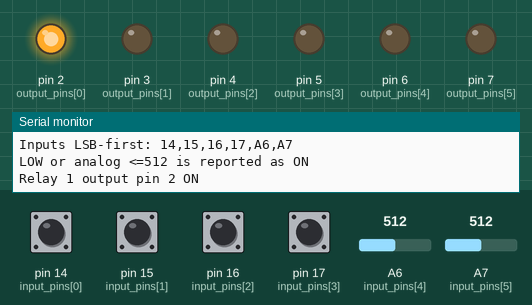
A sketch run on a simulated Arduino Nano, built with avr-gcc and run on an emulated ATmega328P. On the bench: output pins drawn as LEDs (lit = HIGH), the last lines printed to the serial monitor. Inputs (shaded band) come from the test bench; at power-on: pin 14 (input_pins[0]), pin 15 (input_pins[1]), pin 16 (input_pins[2]), pin 17 (input_pins[3]) HIGH, A6 (input_pins[4]) = 512, A7 (input_pins[5]) = 512.

Above: at 0.1 s.
At 0.9 s:
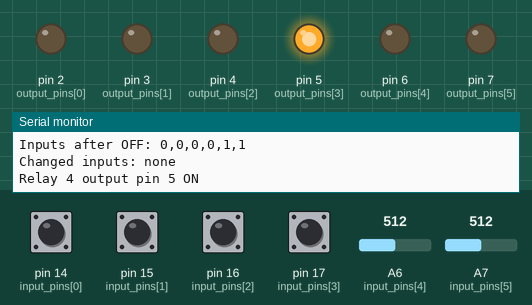
At 1.6 s:
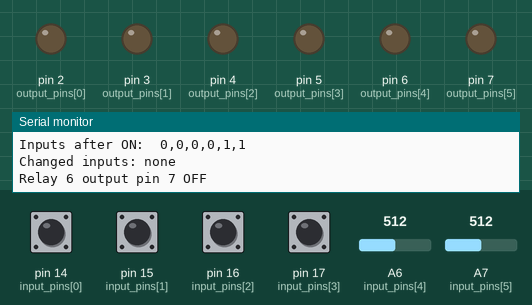
Timing chart, 0 to 3.1 s (numbered marks = the images above):
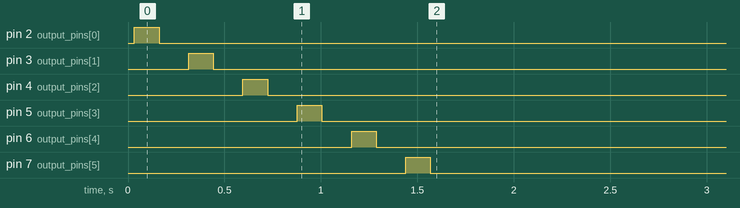

The sketch:

simple_relay_test.ino
```cpp
#define RELAY_COUNT 6
#define SETTLE_TIME_MS 100
#define SAMPLE_COUNT 5
#define SAMPLE_INTERVAL_MS 5

static const byte output_pins[RELAY_COUNT] = { 2, 3, 4, 5, 6, 7 };
static const byte input_pins[RELAY_COUNT] = { 14, 15, 16, 17, A6, A7 };

unsigned char read_inputs() {
  unsigned char input_word = 0;
  for (byte index = 0; index < RELAY_COUNT; index++) {
    bool input_bit = index < 4 ? digitalRead(input_pins[index]) == LOW : analogRead(input_pins[index]) <= 512;
    input_word |= input_bit << index;
  }
  return input_word;
}

unsigned char stable_input_sample() {
  unsigned int input_totals[RELAY_COUNT] = { 0, 0, 0, 0, 0, 0 };
  for (byte sample = 0; sample < SAMPLE_COUNT; sample++) {
    unsigned char input_word = read_inputs();
    for (byte index = 0; index < RELAY_COUNT; index++) input_totals[index] += (input_word >> index) & 1;
    delay(SAMPLE_INTERVAL_MS);
  }
  unsigned char stable_word = 0;
  for (byte index = 0; index < RELAY_COUNT; index++) {
    if (input_totals[index] >= (SAMPLE_COUNT + 1) / 2) stable_word |= 1 << index;
  }
  return stable_word;
}

void print_input_word(const __FlashStringHelper* label, unsigned char input_word) {
  Serial.print(label);
  for (byte index = 0; index < RELAY_COUNT; index++) {
    Serial.print((input_word >> index) & 1);
    if (index < RELAY_COUNT - 1) Serial.print(',');
  }
  Serial.println();
}

void print_changed_inputs(unsigned char before, unsigned char after) {
  bool any_change = false;
  Serial.print(F("Changed inputs: "));
  for (byte index = 0; index < RELAY_COUNT; index++) {
    if (((before >> index) & 1) != ((after >> index) & 1)) {
      if (any_change) Serial.print(F(", "));
      Serial.print(input_pins[index]);
      any_change = true;
    }
  }
  if (!any_change) Serial.print(F("none"));
  Serial.println();
}

void test_relay(byte relay_index) {
  unsigned char before = stable_input_sample();
  Serial.print(F("Relay ")); Serial.print(relay_index + 1); Serial.print(F(" output pin ")); Serial.print(output_pins[relay_index]); Serial.println(F(" ON"));
  digitalWrite(output_pins[relay_index], HIGH);
  delay(SETTLE_TIME_MS);
  unsigned char after_on = stable_input_sample();
  print_input_word(F("Inputs after ON:  "), after_on);
  print_changed_inputs(before, after_on);

  Serial.print(F("Relay ")); Serial.print(relay_index + 1); Serial.print(F(" output pin ")); Serial.print(output_pins[relay_index]); Serial.println(F(" OFF"));
  digitalWrite(output_pins[relay_index], LOW);
  delay(SETTLE_TIME_MS);
  unsigned char after_off = stable_input_sample();
  print_input_word(F("Inputs after OFF: "), after_off);
  print_changed_inputs(after_on, after_off);
  Serial.println();
}

void setup() {
  Serial.begin(115200);
  for (byte index = 0; index < RELAY_COUNT; index++) {
    pinMode(output_pins[index], OUTPUT);
    if (index < 4) pinMode(input_pins[index], INPUT_PULLUP);
  }
  for (byte index = 0; index < RELAY_COUNT; index++) digitalWrite(output_pins[index], LOW);
  Serial.println(F("Serial relay input/output mapping test"));
  Serial.println(F("Outputs: 2,3,4,5,6,7"));
  Serial.println(F("Inputs LSB-first: 14,15,16,17,A6,A7"));
  Serial.println(F("LOW or analog <=512 is reported as ON"));
  Serial.println();
  for (byte relay_index = 0; relay_index < RELAY_COUNT; relay_index++) test_relay(relay_index);
  for (byte index = 0; index < RELAY_COUNT; index++) digitalWrite(output_pins[index], LOW);
  Serial.println(F("Test complete; outputs left OFF."));
}

void loop() {
}
```
